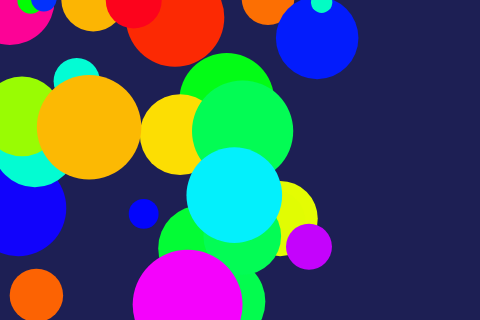
Frame 1 (no input)
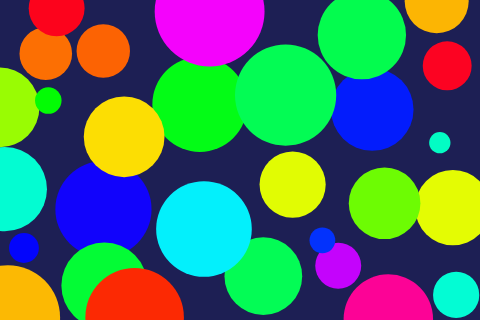
Frame 60 (no input)
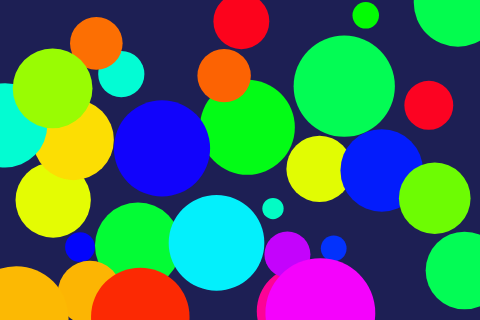
Frame 120 (the mouse pressed at the canvas centre since frame 60)

The p5.js sketch that drew these frames (run headless with seeded random() and noise() and a simulated clock; from frame 60 on, the mouse is pressed at the canvas centre):

// p5.js sketch
// ── sketch.js
"use strict";
//==========
// p5.js

const DISP_W = 480;
const DISP_H = 320;
const SPRING = 0.1;

let bubbles;

function setup(){
	createCanvas(DISP_W, DISP_H);
	frameRate(32);
	colorMode(HSB, 100);

	bubbles = [];
	for(let i=0; i<30; i++){
		let x = random(0, height);
		let y = random(0, width);
		let r = random(10, 60);
		let c = color(random(0, 100), 99, 99);
		let vX = 3 - random(0, 6);
		let vY = 3 - random(0, 6);
		let bubble = new Bubble(x, y, r, c);
		bubble.setMove(vX, vY);
		bubbles.push(bubble);
	}
}

function draw(){
	background(66, 66, 33);

	for(let a=0; a<bubbles.length-1; a++){
		let bubbleA = bubbles[a];
		bubbleA.draw();
		for(let b=0; b<bubbles.length; b++){
			let bubbleB = bubbles[b];
			let dX = bubbleA.x - bubbleB.x;
			let dY = bubbleA.y - bubbleB.y;
			let min = bubbleA.r + bubbleB.r;
			let dist = Math.sqrt(dX*dX + dY*dY);
			if(dist < min){
				let angle = Math.atan2(dY, dX);
				let tX = bubbleB._x + Math.cos(angle) * min;
				let tY = bubbleB._y + Math.sin(angle) * min;
				let aX = (tX - bubbleA.x) * SPRING;
				let aY = (tY - bubbleA.y) * SPRING;
				bubbleA.vX += aX;
				bubbleA.vY += aY;
				bubbleB.vX -= aX;
				bubbleB.vY -= aY;
			}
		}
	}
}

class Bubble{

	constructor(x, y, r, c){
		this._x = x;
		this._y = y;
		this._r = r;
		this._c = c;
		this._vX = 0;
		this._vY = 0;
	}

	get x(){return this._x;}
	get y(){return this._y;}
	get r(){return this._r;}
	get c(){return this._c;}
	get vX(){return this._vX;}
	get vY(){return this._vY;}

	set x(n){this._x = n;}
	set y(n){this._y = n;}
	set r(n){this._r = n;}
	set c(n){this._c = n;}
	set vX(n){this._vX = n;}
	set vY(n){this._vY = n;}
	
	setMove(vX, vY){
		this._vX = vX;
		this._vY = vY;
	}

	draw(){
		if(this.x < 0) this.x = width;
		if(this.y < 0) this.y = height;
		if(width < this.x) this.x = 0;
		if(height < this.y) this.y = 0;
		let speed = Math.sqrt(this._vX*this._vX+this._vY*this._vY);
		if(10 < speed){
			this._vX *= 0.5;
			this._vY *= 0.5;
		}
		this._x += this._vX;
		this._y += this._vY;
		noStroke(); fill(this._c);
		circle(this._x, this._y, this._r*2);
	}
}
